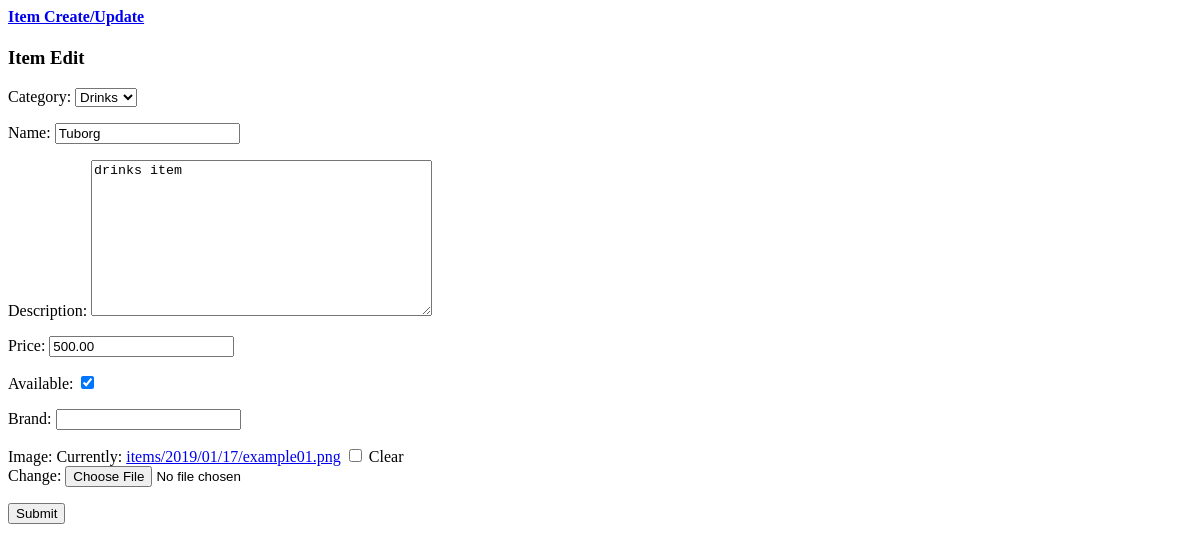
Before: /shop/item-edit/2 with the older database file.
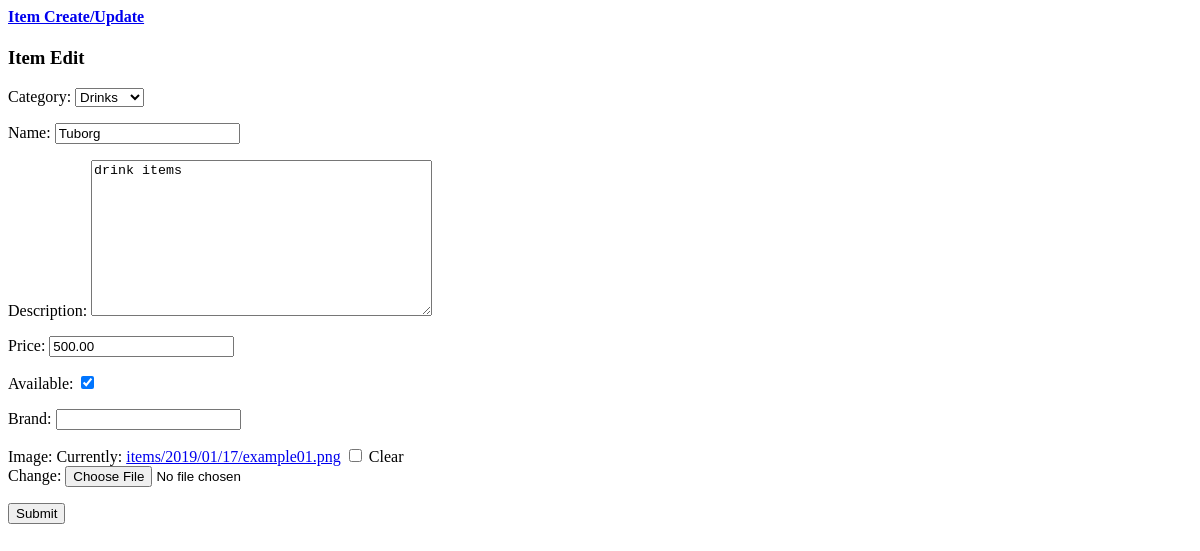
After: the same page with the newer database file.
### shop/models.py (models this page shows, shortened)
class Item(models.Model):
    category = models.ForeignKey(Category, related_name='items', on_delete=models.CASCADE)
    name = models.CharField(max_length=100, db_index=True)
    description = models.TextField(blank=True)
    price = models.DecimalField(max_digits=10, decimal_places=2)
    available = models.BooleanField(default=True)
    brand = models.CharField(max_length=100, db_index=True)
    created_at = models.DateTimeField(auto_now_add=True)
    updated_at = models.DateTimeField(auto_now=True)
    image = models.ImageField(upload_to='items/%Y/%m/%d', blank=True)
    extra = JSONField(null=True, blank=True)
    class Meta:
        ordering = ('name', )

### shop/views.py (the view, shortened to what this page needs)
# urls.py: path('item-edit/<int:pk>', views.ItemUpdateView.as_view(), name='item_edit'),
class ItemUpdateView(UpdateView):
    model = Item
    template_name = 'shop/item_form.html'
    form_class = ItemForm

### shop/forms.py
class ItemForm(forms.ModelForm):
    class Meta:
        model = Item
        fields = ('category', 'name', 'description', 'price', 'available', 'brand', 'image',)

### shop/models.py (called while the page is built)
    def __str__(self):
        return self.name

### shop/templates/shop/item_form.html
<div class="formHolder">
    <div class="widget-info margin-top-large">
        <div class="widget-head">
            <div class="widget-body mt-2 horizontalForm">
                <div class="widget-head">
                    <h4><a href="#" title="">Item Create/Update</a></h4>
                </div>
                <div class="widget-body">
                    <h3>Item {% if item %}Edit{% else %}Add{% endif %}</h3>
                    <form action="" method="POST" enctype="multipart/form-data" novalidate> {% csrf_token %}
                        {{ form.as_p }}
                        <button type="submit" class="btn btn-xs btn-primary">Submit</button>
                    </form>
                </div>
            </div>
        </div>
    </div>
</div>

Changed rows visible on the page:
changed Item "Drinks": description "drinks item" → "drink items"
